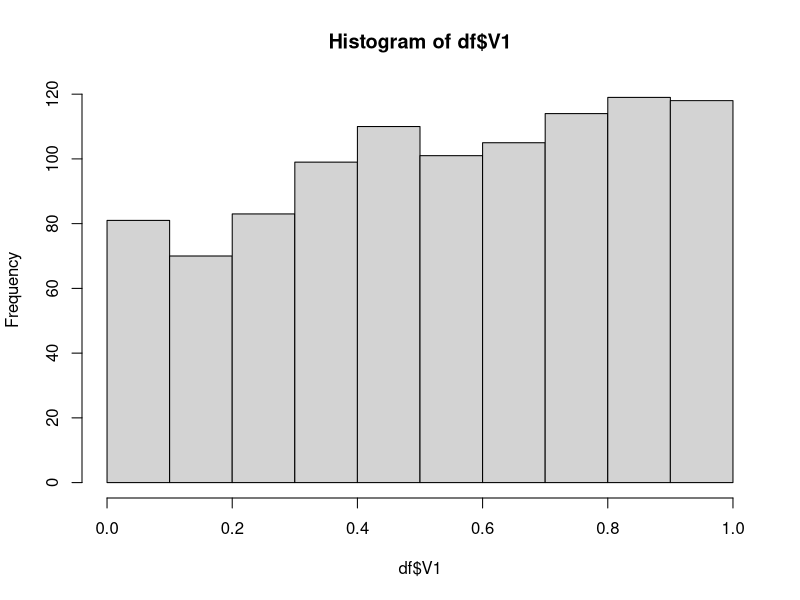

This chart was generated by the following R code:
x <- rnorm(8, 10, 1)
y <- rnorm(8, 10, 1)
x.scaled <- x/x[1]
y.scaled <- y/y[1]
t.test(x = x.scaled[c(1,3,5,7,9)], y = y.scaled[c(2,4,6,8,10)])

library("plyr")
A <- array(rnorm(4000, 10, 2), dim = c(1000, 4))
B <- array(rnorm(4000, 10, 2), dim = c(1000, 4))
A.scaled <- A/A[,1]
B.scaled <- B/B[,1]
#AB <- cbind(A,B)
AB <- cbind(A.scaled,B.scaled)
head(AB)
tt <- function(x){
  return(t.test(x = x[c(1,3,5,7)], y = x[c(2,4,6,8)]))
}
l <- alply(AB, .margins = 1, .fun = tt)
get.p <- function(x){
  return(x$p.value)
}
df <- ldply(l, .fun = get.p)
hist(df$V1)
summary(df$V1 < 0.05)
